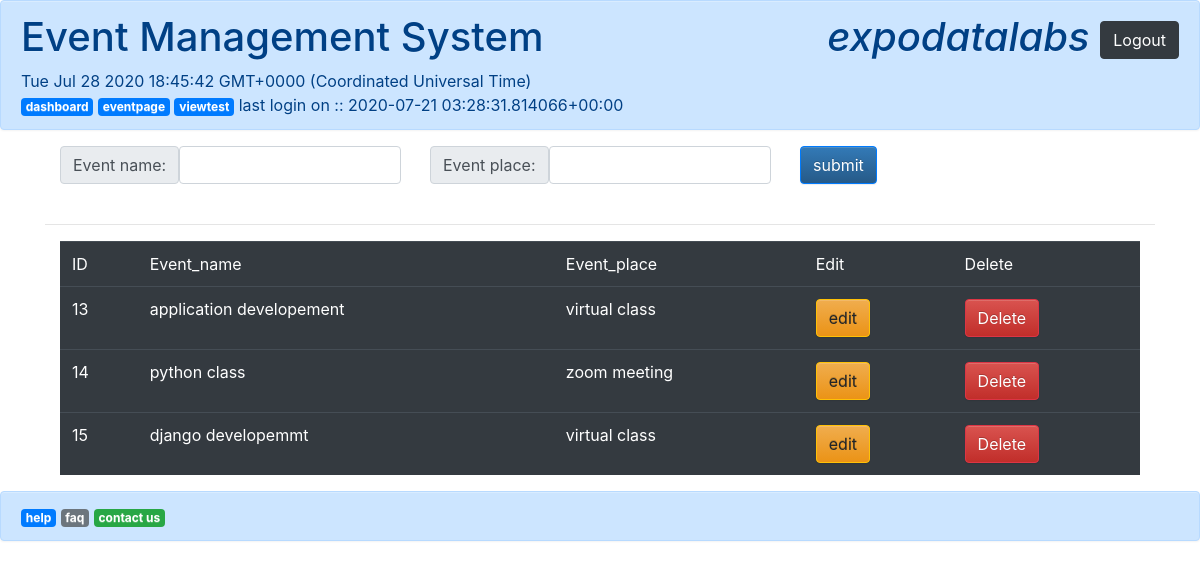
Page /eventpage/ (signed in) on the earlier database version.
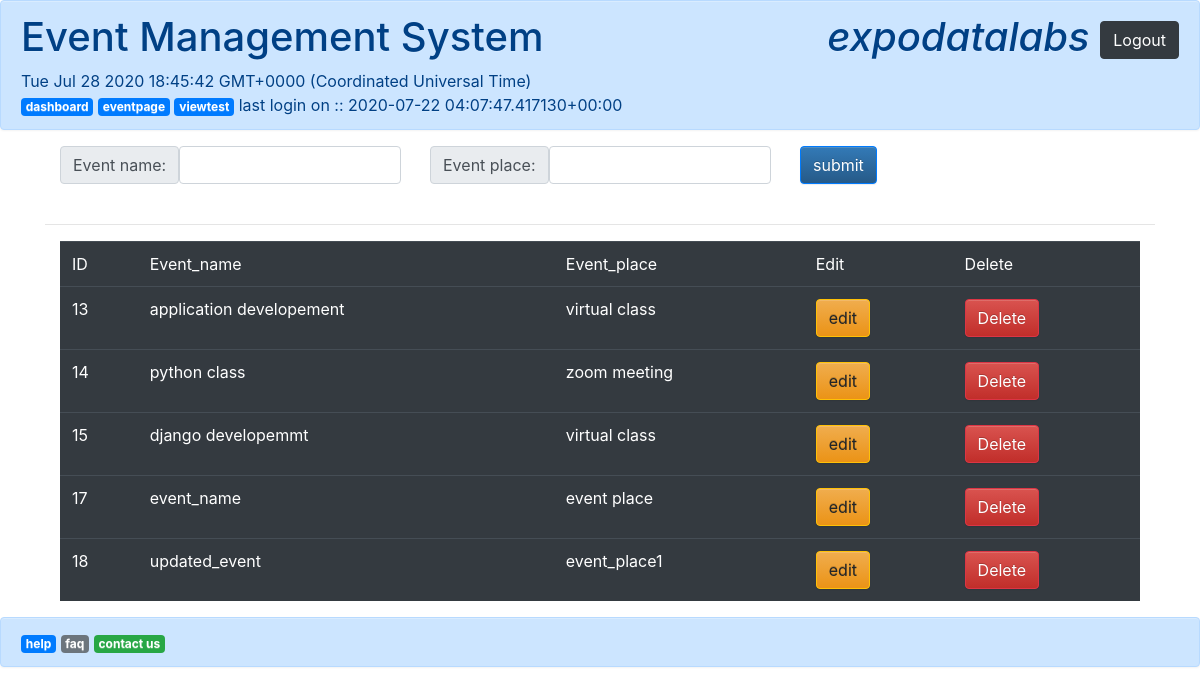
Same page on the later database version.
### event/models.py (models this page shows, shortened)
class Event(models.Model):
    event_id = models.AutoField(primary_key= True)
    event_name  = models.CharField(max_length= 50)
    event_place  = models.CharField(max_length= 50)

### event/views.py (the view, shortened to what this page needs)
# urls.py: path('eventpage/', EventView.as_view()),  ### best proximity
class EventView(View):
    def get(self, request):
        event_obj = Event.objects.all()
        response_list = []
        for events in event_obj:
            response_list.append({"event_id": events.event_id, "event_name": events.event_name, "event_place": events.event_place })
        return render(request,  'event_page.html', context={"event_list": response_list} )

### event/context_processors.py (called while the page is built)
def gloablvariable(request):
    if request.path not in ['/admin/', '/']:
        return {"user": request.user.username, "last_login": request.user.last_login.__str__()}
    else:
        return {}

### event/templates/event_page.html (shortened to what this page needs)
{% extends 'base.html' %}
{% block content %}
{% load static %}
<html>
    <head>
        <link rel="stylesheet" href="https://stackpath.bootstrapcdn.com/bootstrap/4.3.1/css/bootstrap.min.css">
 </head>
<body>
<div class="container">
    <div class="row">
      <div class="col-sm">
        <div class="input-group-prepend">
            <span class="input-group-text" id="">Event name:</span>
            <input type="text" id="event_name" class="form-control">
        </div>
      </div>
      <div class="col-sm">
        <div class="input-group-prepend">
            <span class="input-group-text" id="">Event place: </span>
            <input type="text" id="event_place" class="form-control">
        </div>
      </div>
      <div class="col-sm">
        <input type="button" value="submit" class="btn btn-primary" onclick="event_save_edit_delete('add')">
      </div>
    </div>
  </div>
<br>
<hr>
<div class="container">
<table class="table table-dark">
    <tr>
        <td>ID</td> <td>Event_name</td><td>Event_place</td>
        <td> Edit </td>
        <td> Delete</td>
    </tr>
    {% for each_event in event_list %}
    <tr>
        <td> {{each_event.event_id}}  </td> <td> {{each_event.event_name}} </td><td>{{each_event.event_place}}</td>
        <td> <input type="button" value="edit" class="btn btn-warning" onclick="edit(this)"> </td>
        <td> <input type="button" value="Delete" class="btn btn-danger" onclick="event_save_edit_delete('delete', '{{each_event.event_id}}')"> </td>
    </tr>
    {% endfor %}
</table>
</div>
</div>
</body>
</html>
{% endblock %}

### event/templates/base.html (shortened to what this page needs)
{% load static %}
<html>
    <head>
        <link rel="stylesheet" href="//maxcdn.bootstrapcdn.com/bootstrap/3.2.0/css/bootstrap-theme.min.css">
        <link rel="stylesheet" href="https://stackpath.bootstrapcdn.com/bootstrap/4.3.1/css/bootstrap.min.css">
    </head>
    <body>
            <div class="alert alert-primary" role="alert">
                <h1> Event Management System  <span class="font-italic float-sm-right"> {{user}}
                    <button class="btn btn-dark"  onclick="logout()"> Logout </button>
                </span>
                </h1>
               <marquee> <span id="current_time"> </span> </marquee>
               <a href="/dashboard" class="badge badge-primary">dashboard</a>
               <a href="/eventpage/" class="badge badge-primary">eventpage</a>
               <a href="/viewtest/" class="badge badge-primary">viewtest</a>
               last login on :: {{last_login}}
            </div>
        <div class="content container">
                    {% block content %}
                    {% endblock %}
        <div class="alert alert-primary" role="alert">
            <a href="#" class="badge badge-primary">help</a>
            <a href="#" class="badge badge-secondary">faq</a>
            <a href="#" class="badge badge-success">contact us</a>
        </div>
    </body>
</html>

Differences in the rows shown:
added Event: event_name "event_name", event_place "event place"
added Event: event_name "updated_event", event_place "event_place1"
Other differences:
{{ last_login }}: "2020-07-21 03:28:31.814066+00:00" → "2020-07-22 04:07:47.417130+00:00"
new list line: "17 edit Delete"
new list line: "18 edit Delete"
